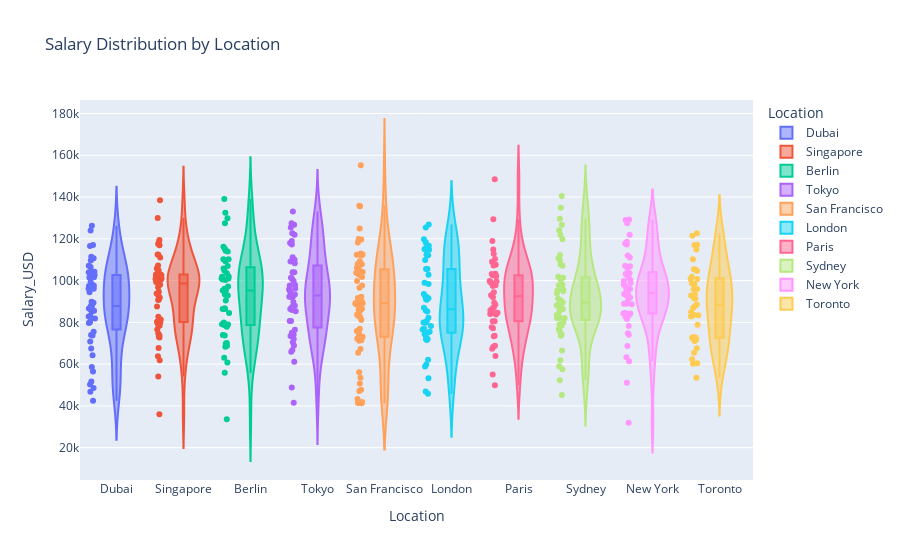

Here is the notebook cell this chart was saved with:
### Code cell
fig = px.violin(job_Market, 
             x = 'Location', 
             y = 'Salary_USD', 
             title = "Salary Distribution by Location",
               color = 'Location',
               box = True,
               points = 'all',
               height = 800 
)
fig.show()

### Figure 1 — Plotly figure (JSON) as saved in the notebook; plotly's stock layout.template omitted (floating-point values rounded to 4 significant figures)
{"data": [{"alignmentgroup": "True", "box": {"visible": true}, "hovertemplate": "Location=%{x}<br>Salary_USD=%{y}<extra></extra>", "legendgroup": "Dubai", "marker": {"color": "#636efa"}, "name": "Dubai", "offsetgroup": "Dubai", "orientation": "v", "points": "all", "scalegroup": "True", "showlegend": true, "type": "violin", "x": ["Dubai", "Dubai", "Dubai", "Dubai", "Dubai", "Dubai", "Dubai", "Dubai", "Dubai", "Dubai", "Dubai", "Dubai", "Dubai", "Dubai", "Dubai", "Dubai", "Dubai", "Dubai", "Dubai", "Dubai", "Dubai", "Dubai", "Dubai", "Dubai", "Dubai", "Dubai", "Dubai", "Dubai", "Dubai", "Dubai", "Dubai", "Dubai", "Dubai", "Dubai", "Dubai", "Dubai", "Dubai", "Dubai", "Dubai", "Dubai", "Dubai", "Dubai", "Dubai", "Dubai", "Dubai", "Dubai", "Dubai", "Dubai", "Dubai", "Dubai", "Dubai"], "x0": " ", "xaxis": "x", "y": [111400.0, 86610.0, 82800.0, 73920.0, 81790.0, 46710.0, 97850.0, 102600.0, 101500.0, 97440.0, 83130.0, 86170.0, 67470.0, 102700.0, 58580.0, 96030.0, 42490.0, 89410.0, 106500.0, 85590.0, 96120.0, 99270.0, 73640.0, 89860.0, 51680.0, 109700.0, 87820.0, 110700.0, 126300.0, 64200.0, 104300.0, 94410.0, 117000.0, 101600.0, 80070.0, 104000.0, 107100.0, 97490.0, 87670.0, 75540.0, 104400.0, 124000.0, 70850.0, 85160.0, 116500.0, 56460.0, 82130.0, 50290.0, 48520.0, 85560.0, 79640.0], "y0": " ", "yaxis": "y"}, {"alignmentgroup": "True", "box": {"visible": true}, "hovertemplate": "Location=%{x}<br>Salary_USD=%{y}<extra></extra>", "legendgroup": "Singapore", "marker": {"color": "#EF553B"}, "name": "Singapore", "offsetgroup": "Singapore", "orientation": "v", "points": "all", "scalegroup": "True", "showlegend": true, "type": "violin", "x": ["Singapore", "Singapore", "Singapore", "Singapore", "Singapore", "Singapore", "Singapore", "Singapore", "Singapore", "Singapore", "Singapore", "Singapore", "Singapore", "Singapore", "Singapore", "Singapore", "Singapore", "Singapore", "Singapore", "Singapore", "Singapore", "Singapore", "Singapore", "Singapore", "Singapore", "Singapore", "Singapore", "Singapore", "Singapore", "Singapore", "Singapore", "Singapore", "Singapore", "Singapore", "Singapore", "Singapore", "Singapore", "Singapore", "Singapore", "Singapore", "Singapore", "Singapore", "Singapore", "Singapore", "Singapore", "Singapore", "Singapore", "Singapore", "Singapore", "Singapore", "Singapore", "Singapore", "Singapore", "Singapore"], "x0": " ", "xaxis": "x", "y": [93790.0, 107200.0, 102100.0, 96830.0, 78900.0, 101000.0, 78400.0, 73840.0, 93090.0, 105800.0, 94630.0, 102600.0, 100400.0, 99110.0, 112500.0, 102000.0, 100700.0, 87570.0, 98040.0, 99370.0, 73110.0, 102300.0, 130000.0, 72700.0, 104900.0, 91840.0, 61880.0, 138400.0, 102900.0, 54010.0, 67720.0, 92040.0, 81310.0, 101900.0, 76530.0, 90770.0, 90740.0, 104900.0, 117500.0, 118500.0, 102900.0, 119400.0, 111100.0, 80410.0, 35960.0, 99310.0, 116900.0, 63720.0, 100900.0, 80150.0, 74650.0, 82660.0, 112400.0, 79810.0], "y0": " ", "yaxis": "y"}, {"alignmentgroup": "True", "box": {"visible": true}, "hovertemplate": "Location=%{x}<br>Salary_USD=%{y}<extra></extra>", "legendgroup": "Berlin", "marker": {"color": "#00cc96"}, "name": "Berlin", "offsetgroup": "Berlin", "orientation": "v", "points": "all", "scalegroup": "True", "showlegend": true, "type": "violin", "x": ["Berlin", "Berlin", "Berlin", "Berlin", "Berlin", "Berlin", "Berlin", "Berlin", "Berlin", "Berlin", "Berlin", "Berlin", "Berlin", "Berlin", "Berlin", "Berlin", "Berlin", "Berlin", "Berlin", "Berlin", "Berlin", "Berlin", "Berlin", "Berlin", "Berlin", "Berlin", "Berlin", "Berlin", "Berlin", "Berlin", "Berlin", "Berlin", "Berlin", "Berlin", "Berlin", "Berlin", "Berlin", "Berlin", "Berlin", "Berlin", "Berlin", "Berlin", "Berlin", "Berlin", "Berlin", "Berlin", "Berlin", "Berlin"], "x0": " ", "xaxis": "x", "y": [93030.0, 100300.0, 78980.0, 101800.0, 129800.0, 97120.0, 115200.0, 107000.0, 132500.0, 90430.0, 96020.0, 93310.0, 79120.0, 100900.0, 78550.0, 70100.0, 100500.0, 55910.0, 60770.0, 114300.0, 116200.0, 77910.0, 68320.0, 109200.0, 86380.0, 84510.0, 104700.0, 86340.0, 92880.0, 110200.0, 103500.0, 95280.0, 63060.0, 139100.0, 127400.0, 110200.0, 86740.0, 95220.0, 33600.0, 102000.0, 73960.0, 69870.0, 101000.0, 73690.0, 114000.0, 79940.0, 105800.0, 68760.0], "y0": " ", "yaxis": "y"}, {"alignmentgroup": "True", "box": {"visible": true}, "hovertemplate": "Location=%{x}<br>Salary_USD=%{y}<extra></extra>", "legendgroup": "Tokyo", "marker": {"color": "#ab63fa"}, "name": "Tokyo", "offsetgroup": "Tokyo", "orientation": "v", "points": "all", "scalegroup": "True", "showlegend": true, "type": "violin", "x": ["Tokyo", "Tokyo", "Tokyo", "Tokyo", "Tokyo", "Tokyo", "Tokyo", "Tokyo", "Tokyo", "Tokyo", "Tokyo", "Tokyo", "Tokyo", "Tokyo", "Tokyo", "Tokyo", "Tokyo", "Tokyo", "Tokyo", "Tokyo", "Tokyo", "Tokyo", "Tokyo", "Tokyo", "Tokyo", "Tokyo", "Tokyo", "Tokyo", "Tokyo", "Tokyo", "Tokyo", "Tokyo", "Tokyo", "Tokyo", "Tokyo", "Tokyo", "Tokyo", "Tokyo", "Tokyo", "Tokyo", "Tokyo", "Tokyo", "Tokyo", "Tokyo", "Tokyo", "Tokyo", "Tokyo", "Tokyo", "Tokyo", "Tokyo", "Tokyo"], "x0": " ", "xaxis": "x", "y": [87750.0, 73390.0, 41500.0, 95760.0, 73320.0, 92270.0, 92030.0, 108300.0, 125400.0, 89690.0, 87990.0, 87040.0, 96200.0, 92420.0, 68850.0, 75000.0, 100900.0, 117900.0, 92840.0, 93440.0, 65880.0, 122700.0, 86380.0, 85900.0, 80590.0, 66780.0, 93290.0, 94790.0, 117300.0, 127400.0, 99790.0, 109100.0, 133100.0, 70450.0, 61110.0, 104000.0, 111200.0, 104000.0, 110000.0, 85260.0, 97930.0, 101400.0, 119000.0, 121900.0, 80670.0, 76470.0, 48770.0, 126700.0, 72030.0, 74200.0, 97620.0], "y0": " ", "yaxis": "y"}, {"alignmentgroup": "True", "box": {"visible": true}, "hovertemplate": "Location=%{x}<br>Salary_USD=%{y}<extra></extra>", "legendgroup": "San Francisco", "marker": {"color": "#FFA15A"}, "name": "San Francisco", "offsetgroup": "San Francisco", "orientation": "v", "points": "all", "scalegroup": "True", "showlegend": true, "type": "violin", "x": ["San Francisco", "San Francisco", "San Francisco", "San Francisco", "San Francisco", "San Francisco", "San Francisco", "San Francisco", "San Francisco", "San Francisco", "San Francisco", "San Francisco", "San Francisco", "San Francisco", "San Francisco", "San Francisco", "San Francisco", "San Francisco", "San Francisco", "San Francisco", "San Francisco", "San Francisco", "San Francisco", "San Francisco", "San Francisco", "San Francisco", "San Francisco", "San Francisco", "San Francisco", "San Francisco", "San Francisco", "San Francisco", "San Francisco", "San Francisco", "San Francisco", "San Francisco", "San Francisco", "San Francisco", "San Francisco", "San Francisco", "San Francisco", "San Francisco", "San Francisco", "San Francisco", "San Francisco", "San Francisco", "San Francisco", "San Francisco", "San Francisco", "San Francisco", "San Francisco", "San Francisco", "San Francisco", "San Francisco", "San Francisco", "San Francisco", "San Francisco", "San Francisco", "San Francisco", "San Francisco", "San Francisco", "San Francisco"], "x0": " ", "xaxis": "x", "y": [102800.0, 73150.0, 97650.0, 88540.0, 96550.0, 113000.0, 118200.0, 56080.0, 81160.0, 76170.0, 65470.0, 105400.0, 75860.0, 89150.0, 67260.0, 71210.0, 124900.0, 135800.0, 103800.0, 135600.0, 119700.0, 107900.0, 47670.0, 112500.0, 99740.0, 74770.0, 83680.0, 112100.0, 71370.0, 76940.0, 86530.0, 82830.0, 104100.0, 85900.0, 47130.0, 50700.0, 41300.0, 43340.0, 90130.0, 87250.0, 85330.0, 92290.0, 72480.0, 91340.0, 72110.0, 104000.0, 89730.0, 101600.0, 103000.0, 82560.0, 107900.0, 53450.0, 155200.0, 88940.0, 41400.0, 91710.0, 106200.0, 89250.0, 41810.0, 109300.0, 112400.0, 120000.0], "y0": " ", "yaxis": "y"}, {"alignmentgroup": "True", "box": {"visible": true}, "hovertemplate": "Location=%{x}<br>Salary_USD=%{y}<extra></extra>", "legendgroup": "London", "marker": {"color": "#19d3f3"}, "name": "London", "offsetgroup": "London", "orientation": "v", "points": "all", "scalegroup": "True", "showlegend": true, "type": "violin", "x": ["London", "London", "London", "London", "London", "London", "London", "London", "London", "London", "London", "London", "London", "London", "London", "London", "London", "London", "London", "London", "London", "London", "London", "London", "London", "London", "London", "London", "London", "London", "London", "London", "London", "London", "London", "London", "London", "London", "London", "London", "London", "London", "London", "London", "London", "London"], "x0": " ", "xaxis": "x", "y": [75020.0, 91570.0, 116800.0, 118300.0, 78250.0, 93530.0, 80640.0, 75500.0, 125500.0, 76580.0, 112500.0, 98990.0, 74290.0, 92150.0, 58860.0, 59810.0, 79890.0, 85640.0, 76870.0, 45850.0, 109900.0, 112100.0, 71530.0, 74980.0, 92670.0, 105500.0, 62090.0, 102800.0, 115000.0, 91080.0, 126800.0, 98410.0, 114800.0, 116700.0, 105600.0, 79980.0, 82220.0, 86930.0, 85220.0, 71990.0, 46870.0, 79800.0, 53280.0, 72020.0, 90760.0, 119800.0], "y0": " ", "yaxis": "y"}, {"alignmentgroup": "True", "box": {"visible": true}, "hovertemplate": "Location=%{x}<br>Salary_USD=%{y}<extra></extra>", "legendgroup": "Paris", "marker": {"color": "#FF6692"}, "name": "Paris", "offsetgroup": "Paris", "orientation": "v", "points": "all", "scalegroup": "True", "showlegend": true, "type": "violin", "x": ["Paris", "Paris", "Paris", "Paris", "Paris", "Paris", "Paris", "Paris", "Paris", "Paris", "Paris", "Paris", "Paris", "Paris", "Paris", "Paris", "Paris", "Paris", "Paris", "Paris", "Paris", "Paris", "Paris", "Paris", "Paris", "Paris", "Paris", "Paris", "Paris", "Paris", "Paris", "Paris", "Paris", "Paris", "Paris", "Paris", "Paris", "Paris", "Paris", "Paris", "Paris", "Paris", "Paris", "Paris", "Paris", "Paris"], "x0": " ", "xaxis": "x", "y": [98210.0, 89400.0, 73380.0, 83780.0, 68350.0, 103200.0, 84490.0, 73530.0, 80560.0, 93000.0, 102600.0, 119000.0, 63850.0, 88390.0, 114900.0, 99840.0, 107600.0, 86960.0, 103200.0, 97370.0, 109100.0, 107200.0, 86750.0, 55020.0, 68810.0, 112800.0, 99720.0, 148500.0, 83940.0, 110300.0, 99470.0, 84650.0, 97760.0, 49880.0, 102400.0, 129300.0, 67370.0, 84590.0, 80520.0, 98720.0, 102100.0, 94360.0, 85740.0, 77220.0, 91970.0, 77640.0], "y0": " ", "yaxis": "y"}, {"alignmentgroup": "True", "box": {"visible": true}, "hovertemplate": "Location=%{x}<br>Salary_USD=%{y}<extra></extra>", "legendgroup": "Sydney", "marker": {"color": "#B6E880"}, "name": "Sydney", "offsetgroup": "Sydney", "orientation": "v", "points": "all", "scalegroup": "True", "showlegend": true, "type": "violin", "x": ["Sydney", "Sydney", "Sydney", "Sydney", "Sydney", "Sydney", "Sydney", "Sydney", "Sydney", "Sydney", "Sydney", "Sydney", "Sydney", "Sydney", "Sydney", "Sydney", "Sydney", "Sydney", "Sydney", "Sydney", "Sydney", "Sydney", "Sydney", "Sydney", "Sydney", "Sydney", "Sydney", "Sydney", "Sydney", "Sydney", "Sydney", "Sydney", "Sydney", "Sydney", "Sydney", "Sydney", "Sydney", "Sydney", "Sydney", "Sydney", "Sydney", "Sydney", "Sydney", "Sydney", "Sydney", "Sydney", "Sydney", "Sydney", "Sydney", "Sydney", "Sydney", "Sydney"], "x0": " ", "xaxis": "x", "y": [134800.0, 112200.0, 86710.0, 101800.0, 52240.0, 126800.0, 58950.0, 82050.0, 101300.0, 129600.0, 82340.0, 110700.0, 93830.0, 88160.0, 98150.0, 100600.0, 80200.0, 91320.0, 107700.0, 75380.0, 94840.0, 124000.0, 86360.0, 74150.0, 57500.0, 89020.0, 86410.0, 78950.0, 73520.0, 66570.0, 45190.0, 82020.0, 96130.0, 90540.0, 76740.0, 86290.0, 89450.0, 97810.0, 81980.0, 140500.0, 83540.0, 85070.0, 61860.0, 97660.0, 109600.0, 89430.0, 119800.0, 107100.0, 95690.0, 121900.0, 78390.0, 95170.0], "y0": " ", "yaxis": "y"}, {"alignmentgroup": "True", "box": {"visible": true}, "hovertemplate": "Location=%{x}<br>Salary_USD=%{y}<extra></extra>", "legendgroup": "New York", "marker": {"color": "#FF97FF"}, "name": "New York", "offsetgroup": "New York", "orientation": "v", "points": "all", "scalegroup": "True", "showlegend": true, "type": "violin", "x": ["New York", "New York", "New York", "New York", "New York", "New York", "New York", "New York", "New York", "New York", "New York", "New York", "New York", "New York", "New York", "New York", "New York", "New York", "New York", "New York", "New York", "New York", "New York", "New York", "New York", "New York", "New York", "New York", "New York", "New York", "New York", "New York", "New York", "New York", "New York", "New York", "New York", "New York", "New York", "New York", "New York", "New York", "New York", "New York", "New York", "New York", "New York", "New York", "New York"], "x0": " ", "xaxis": "x", "y": [84270.0, 103500.0, 129300.0, 83280.0, 112000.0, 93590.0, 105800.0, 95960.0, 106800.0, 97550.0, 93970.0, 98240.0, 88850.0, 74770.0, 117200.0, 111100.0, 117800.0, 31970.0, 81550.0, 84530.0, 103200.0, 98830.0, 82710.0, 92250.0, 84120.0, 99830.0, 88640.0, 51030.0, 61370.0, 89190.0, 63250.0, 74060.0, 95710.0, 68670.0, 129000.0, 118600.0, 92840.0, 100200.0, 121900.0, 88900.0, 91850.0, 78280.0, 107100.0, 90050.0, 127400.0, 101200.0, 102800.0, 84270.0, 96170.0], "y0": " ", "yaxis": "y"}, {"alignmentgroup": "True", "box": {"visible": true}, "hovertemplate": "Location=%{x}<br>Salary_USD=%{y}<extra></extra>", "legendgroup": "Toronto", "marker": {"color": "#FECB52"}, "name": "Toronto", "offsetgroup": "Toronto", "orientation": "v", "points": "all", "scalegroup": "True", "showlegend": true, "type": "violin", "x": ["Toronto", "Toronto", "Toronto", "Toronto", "Toronto", "Toronto", "Toronto", "Toronto", "Toronto", "Toronto", "Toronto", "Toronto", "Toronto", "Toronto", "Toronto", "Toronto", "Toronto", "Toronto", "Toronto", "Toronto", "Toronto", "Toronto", "Toronto", "Toronto", "Toronto", "Toronto", "Toronto", "Toronto", "Toronto", "Toronto", "Toronto", "Toronto", "Toronto", "Toronto", "Toronto", "Toronto", "Toronto", "Toronto", "Toronto", "Toronto", "Toronto"], "x0": " ", "xaxis": "x", "y": [71480.0, 91650.0, 71030.0, 83430.0, 114900.0, 98660.0, 105400.0, 86970.0, 98330.0, 87750.0, 105200.0, 53510.0, 93470.0, 100800.0, 83670.0, 91260.0, 72670.0, 71850.0, 101800.0, 72920.0, 92890.0, 96000.0, 60220.0, 117100.0, 65460.0, 110200.0, 82790.0, 78830.0, 67650.0, 104600.0, 95940.0, 100800.0, 88520.0, 122700.0, 60440.0, 117200.0, 72670.0, 62280.0, 121400.0, 84900.0, 83250.0], "y0": " ", "yaxis": "y"}], "layout": {"autosize": true, "legend": {"title": {"text": "Location"}, "tracegroupgap": 0}, "title": {"text": "Salary Distribution by Location"}, "violinmode": "overlay", "xaxis": {"anchor": "y", "autorange": true, "categoryarray": ["Dubai", "Singapore", "Berlin", "Tokyo", "San Francisco", "London", "Paris", "Sydney", "New York", "Toronto"], "categoryorder": "array", "domain": [0, 1], "range": [-0.5349, 9.5], "title": {"text": "Location"}, "type": "category"}, "yaxis": {"anchor": "x", "autorange": true, "domain": [0, 1], "range": [4497.0, 186500.0], "title": {"text": "Salary_USD"}, "type": "linear"}}}
